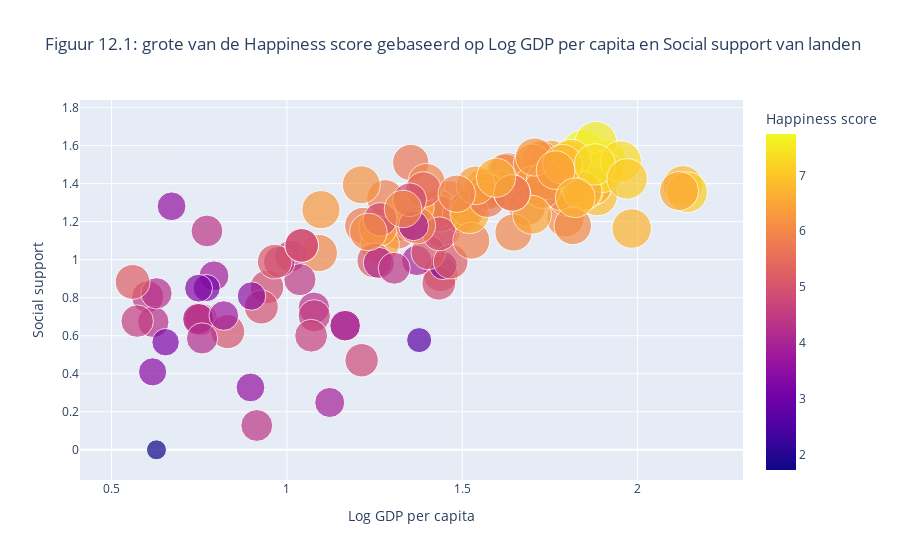
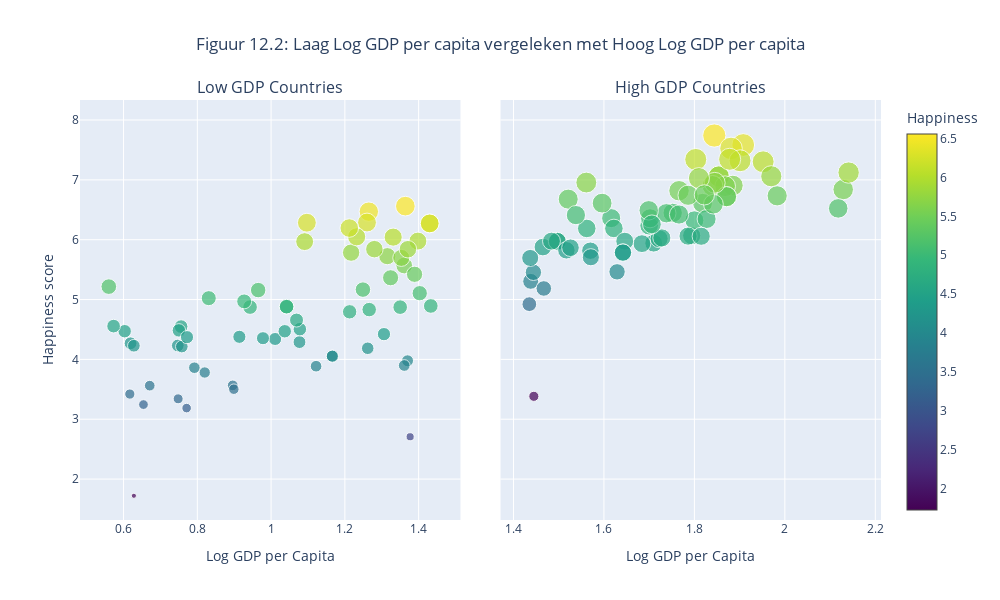

Notebook code cell kept with these figures, in order:
### Code cell
# Verwijder alle rijen waar één van deze kolommen NaN is
df_clean = df123.dropna(subset=['Log GDP per capita', 'Ladder score', 'Social support'])
# Venezuela heeft 0 GDP, dus die wordt ook gedropt. 
if 'Venezuela' in df_clean['country'].values:
    # Drop Venezuela van de DataFrame
    df_clean = df_clean[df_clean['country'] != 'Venezuela']
# Maak de bubble plot op de schone data
figbub = px.scatter(
    df_clean,
    x='Log GDP per capita',
    y='Social support',
    size='Ladder score',
    color='Ladder score',
    hover_name='country',
    size_max=30,
    height=750,
    title='Figuur 12.1: grote van de Happiness score gebaseerd op Log GDP per capita en Social support van landen',
    labels={
        'Log GDP per capita': 'Log GDP per capita',
        'Ladder score': 'Happiness score',
        'Social support': 'Social support'
    }
)
# Toon figuur bubbleplot
figbub.show()

# Defineeer GDP threshold (median or another logical cutoff)
gdp_threshold = df_clean['Log GDP per capita'].median()

# masks voor low en high GDP landen
low_gdp = df_clean[df_clean['Log GDP per capita'] < gdp_threshold]
high_gdp = df_clean[df_clean['Log GDP per capita'] >= gdp_threshold]

# subplot met 2 kolommen om naast elkaar te staan
lowhighfig = make_subplots(
    rows=1, cols=2,
    subplot_titles=("Low GDP Countries", "High GDP Countries"),
    shared_yaxes=True,
    horizontal_spacing=0.05
)

# Low GDP countries scatterplot
lowhighfig.add_trace(
    go.Scatter(
        x=low_gdp['Log GDP per capita'],
        y=low_gdp['Ladder score'],
        mode='markers',
        marker=dict(
            size=low_gdp['Ladder score'] * 3, # Multiplier voor bubble grote
            color=low_gdp['Ladder score'],
            colorscale='viridis',  
            colorbar=dict(title='Happiness'),
            opacity=0.7,
            showscale=True
        ),
        text=low_gdp['country'], 
        customdata=np.stack((low_gdp['Social support'],), axis=-1),
        hovertemplate='<b>%{text}</b><br>GDP: %{x:.2f}<br>Social Support: %{customdata[0]:.2f}<br>Happiness: %{y:.2f}<extra></extra>',
    ),
    row=1, col=1
)

# High GDP countries scatterplot
lowhighfig.add_trace(
    go.Scatter(
        x=high_gdp['Log GDP per capita'],
        y=high_gdp['Ladder score'],
        mode='markers',
        marker=dict(
            size=high_gdp['Ladder score'] * 3, # Multiplier voor bubble grote
            color=high_gdp['Ladder score'],
            colorscale='viridis',  
            showscale=False,
            opacity=0.7
        ),
        text=high_gdp['country'], 
        customdata=np.stack((high_gdp['Social support'],), axis=-1),
        hovertemplate='<b>%{text}</b><br>GDP: %{x:.2f}<br>Social Support: %{customdata[0]:.2f}<br>Happiness: %{y:.2f}<extra></extra>',
    ),
    row=1, col=2
)

# Update layout
lowhighfig.update_layout(
    title_text='Figuur 12.2: Laag Log GDP per capita vergeleken met Hoog Log GDP per capita',
    title_x=0.5,
    height=600,
    width=1000,
    showlegend=False,
    hoverlabel=dict(
        bgcolor="white",
        font_size=12,
        font_family="Arial"
    )
)

# Update x en y labels
lowhighfig.update_xaxes(title_text='Log GDP per Capita', row=1, col=1)
lowhighfig.update_xaxes(title_text='Log GDP per Capita', row=1, col=2)
lowhighfig.update_yaxes(title_text='Happiness score', row=1, col=1)

# Toon figuur bubblescatterplot
lowhighfig.show()

### Figure 1 — Plotly figure (JSON) as saved in the notebook; plotly's stock layout.template omitted (floating-point values rounded to 4 significant figures; data arrays with more than 128 entries replaced by an {"elided": "..."} marker saying what was removed)
{"data": [{"hovertemplate": "<b>%{hovertext}</b><br><br>Log GDP per capita=%{x}<br>Social support=%{y}<br>Happiness score=%{marker.color}<extra></extra>", "hovertext": {"elided": "133 str values"}, "legendgroup": "", "marker": {"color": {"elided": "133 float values"}, "coloraxis": "coloraxis", "size": {"elided": "133 float values"}, "sizemode": "area", "sizeref": 0.008601, "symbol": "circle"}, "mode": "markers", "name": "", "orientation": "v", "showlegend": false, "type": "scatter", "x": {"elided": "133 float values"}, "xaxis": "x", "y": {"elided": "133 float values"}, "yaxis": "y"}], "layout": {"autosize": true, "coloraxis": {"colorbar": {"title": {"text": "Happiness score"}}, "colorscale": [[0, "#0d0887"], [0.1111, "#46039f"], [0.2222, "#7201a8"], [0.3333, "#9c179e"], [0.4444, "#bd3786"], [0.5556, "#d8576b"], [0.6667, "#ed7953"], [0.7778, "#fb9f3a"], [0.8889, "#fdca26"], [1, "#f0f921"]]}, "legend": {"itemsizing": "constant", "tracegroupgap": 0}, "title": {"text": "Figuur 12.1: grote van de Happiness score gebaseerd op Log GDP per capita en Social support van landen"}, "xaxis": {"anchor": "y", "autorange": true, "domain": [0, 1], "range": [0.3803, 2.335], "title": {"text": "Log GDP per capita"}, "type": "linear"}, "yaxis": {"anchor": "x", "autorange": true, "domain": [0, 1], "range": [-0.1341, 1.792], "title": {"text": "Social support"}, "type": "linear"}}}

### Figure 2 — Plotly figure (JSON) as saved in the notebook; plotly's stock layout.template omitted (floating-point values rounded to 4 significant figures)
{"data": [{"customdata": [[0], [1.191], [0.876], [0.249], [0.128], [1.179], [1.269], [1.269], [0.685], [1.019], [0.856], [0.805], [0.328], [1.151], [0.996], [1.08], [0.915], [1.038], [0.684], [0.747], [1.169], [0.622], [1.035], [0.653], [0.653], [1.184], [0.996], [1.324], [0.983], [0.895], [1.277], [0.577], [0.851], [0.673], [0.823], [0.41], [0.688], [0.705], [1.511], [0.471], [0.883], [0.988], [1.212], [0.99], [1.263], [0.677], [1.075], [1.075], [0.6], [1.408], [1.18], [1.146], [0.751], [0.566], [1.369], [1.179], [0.706], [0.586], [0.955], [1.151], [1.315], [1.394], [1.267], [1.281], [0.809], [0.85]], "hovertemplate": "<b>%{text}</b><br>GDP: %{x:.2f}<br>Social Support: %{customdata[0]:.2f}<br>Happiness: %{y:.2f}<extra></extra>", "marker": {"color": [1.721, 5.364, 4.893, 3.886, 4.377, 5.784, 6.272, 6.272, 4.548, 4.341, 4.874, 4.471, 3.566, 5.725, 3.977, 6.469, 3.861, 5.106, 4.485, 4.289, 6.287, 5.023, 5.968, 4.054, 4.054, 5.568, 5.166, 5.842, 4.186, 4.47, 6.561, 2.707, 3.186, 4.269, 4.228, 3.421, 4.232, 4.505, 5.696, 4.795, 5.216, 4.354, 4.832, 5.158, 6.284, 4.556, 4.881, 4.881, 4.657, 5.977, 5.841, 6.048, 4.969, 3.245, 5.422, 3.898, 3.781, 4.214, 4.422, 4.372, 4.873, 6.195, 6.043, 3.561, 3.502, 3.341], "colorbar": {"title": {"text": "Happiness"}}, "colorscale": [[0, "#440154"], [0.1111, "#482878"], [0.2222, "#3e4989"], [0.3333, "#31688e"], [0.4444, "#26828e"], [0.5556, "#1f9e89"], [0.6667, "#35b779"], [0.7778, "#6ece58"], [0.8889, "#b5de2b"], [1, "#fde725"]], "opacity": 0.7, "showscale": true, "size": [5.163, 16.09, 14.68, 11.66, 13.13, 17.35, 18.82, 18.82, 13.64, 13.02, 14.62, 13.41, 10.7, 17.17, 11.93, 19.41, 11.58, 15.32, 13.46, 12.87, 18.86, 15.07, 17.9, 12.16, 12.16, 16.7, 15.5, 17.53, 12.56, 13.41, 19.68, 8.121, 9.558, 12.81, 12.68, 10.26, 12.7, 13.52, 17.09, 14.38, 15.65, 13.06, 14.5, 15.47, 18.85, 13.67, 14.64, 14.64, 13.97, 17.93, 17.52, 18.14, 14.91, 9.735, 16.27, 11.69, 11.34, 12.64, 13.27, 13.12, 14.62, 18.59, 18.13, 10.68, 10.51, 10.02]}, "mode": "markers", "text": ["Afghanistan", "Algeria", "Azerbaijan", "Bangladesh", "Benin", "Bolivia", "Brazil", "Brazil", "Burkina Faso", "Cambodia", "Cameroon", "Chad", "Comoros", "Ecuador", "Egypt", "El Salvador", "Ethiopia", "Gabon", "Gambia", "Ghana", "Guatemala", "Guinea", "Honduras", "India", "India", "Indonesia", "Iraq", "Jamaica", "Jordan", "Kenya", "Kosovo", "Lebanon", "Lesotho", "Liberia", "Madagascar", "Malawi", "Mali", "Mauritania", "Mongolia", "Morocco", "Mozambique", "Myanmar", "Namibia", "Nepal", "Nicaragua", "Niger", "Nigeria", "Nigeria", "Pakistan", "Paraguay", "Peru", "Philippines", "Senegal", "Sierra Leone", "South Africa", "Sri Lanka", "Tanzania", "Togo", "Tunisia", "Uganda", "Ukraine", "Uzbekistan", "Vietnam", "Yemen", "Zambia", "Zimbabwe"], "type": "scatter", "x": [0.628, 1.324, 1.433, 1.122, 0.914, 1.217, 1.43, 1.43, 0.756, 1.011, 0.943, 0.603, 0.896, 1.315, 1.37, 1.265, 0.792, 1.403, 0.75, 1.077, 1.26, 0.831, 1.091, 1.166, 1.166, 1.361, 1.249, 1.28, 1.262, 1.037, 1.364, 1.377, 0.771, 0.619, 0.628, 0.617, 0.747, 1.078, 1.353, 1.213, 0.56, 0.978, 1.266, 0.965, 1.097, 0.573, 1.042, 1.042, 1.069, 1.398, 1.371, 1.232, 0.927, 0.654, 1.389, 1.361, 0.82, 0.758, 1.306, 0.772, 1.35, 1.212, 1.331, 0.671, 0.899, 0.748], "xaxis": "x", "y": [1.721, 5.364, 4.893, 3.886, 4.377, 5.784, 6.272, 6.272, 4.548, 4.341, 4.874, 4.471, 3.566, 5.725, 3.977, 6.469, 3.861, 5.106, 4.485, 4.289, 6.287, 5.023, 5.968, 4.054, 4.054, 5.568, 5.166, 5.842, 4.186, 4.47, 6.561, 2.707, 3.186, 4.269, 4.228, 3.421, 4.232, 4.505, 5.696, 4.795, 5.216, 4.354, 4.832, 5.158, 6.284, 4.556, 4.881, 4.881, 4.657, 5.977, 5.841, 6.048, 4.969, 3.245, 5.422, 3.898, 3.781, 4.214, 4.422, 4.372, 4.873, 6.195, 6.043, 3.561, 3.502, 3.341], "yaxis": "y"}, {"customdata": [[0.924], [1.381], [1.154], [1.461], [1.461], [1.336], [1.44], [1.318], [0.969], [1.469], [1.459], [1.369], [1.239], [1.239], [1.241], [1.373], [1.445], [1.217], [1.52], [1.272], [1.527], [1.572], [1.348], [0.99], [1.39], [1.39], [1.276], [1.528], [1.617], [1.136], [1.39], [1.513], [1.328], [1.354], [1.457], [1.364], [1.508], [1.1], [1.454], [1.355], [1.143], [1.444], [1.358], [1.241], [1.318], [1.462], [1.527], [1.517], [1.392], [1.417], [1.368], [1.236], [1.351], [1.351], [1.361], [1.391], [1.361], [1.54], [1.502], [1.178], [1.471], [1.501], [1.425], [1.347], [1.164], [1.326], [1.431]], "hovertemplate": "<b>%{text}</b><br>GDP: %{x:.2f}<br>Social Support: %{customdata[0]:.2f}<br>Happiness: %{y:.2f}<extra></extra>", "marker": {"color": [5.304, 6.188, 5.455, 7.057, 7.057, 6.905, 6.894, 5.877, 3.383, 5.463, 6.9, 6.36, 5.973, 5.973, 5.695, 6.955, 5.942, 6.068, 7.583, 5.823, 6.448, 7.741, 6.609, 5.185, 6.719, 6.719, 5.934, 6.017, 7.525, 4.923, 6.838, 7.341, 6.324, 6.06, 6.188, 6.951, 6.234, 5.866, 6.818, 7.122, 5.975, 6.346, 5.816, 6.678, 5.707, 7.319, 7.029, 7.302, 6.358, 6.442, 6.03, 6.491, 5.785, 5.785, 6.594, 6.411, 6.523, 6.257, 6.743, 6.058, 6.421, 7.344, 7.06, 5.976, 6.733, 6.749, 6.611], "colorscale": [[0, "#440154"], [0.1111, "#482878"], [0.2222, "#3e4989"], [0.3333, "#31688e"], [0.4444, "#26828e"], [0.5556, "#1f9e89"], [0.6667, "#35b779"], [0.7778, "#6ece58"], [0.8889, "#b5de2b"], [1, "#fde725"]], "opacity": 0.7, "showscale": false, "size": [15.91, 18.56, 16.37, 21.17, 21.17, 20.71, 20.68, 17.63, 10.15, 16.39, 20.7, 19.08, 17.92, 17.92, 17.09, 20.87, 17.83, 18.2, 22.75, 17.47, 19.34, 23.22, 19.83, 15.55, 20.16, 20.16, 17.8, 18.05, 22.58, 14.77, 20.51, 22.02, 18.97, 18.18, 18.56, 20.85, 18.7, 17.6, 20.45, 21.37, 17.92, 19.04, 17.45, 20.03, 17.12, 21.96, 21.09, 21.91, 19.07, 19.33, 18.09, 19.47, 17.36, 17.36, 19.78, 19.23, 19.57, 18.77, 20.23, 18.17, 19.26, 22.03, 21.18, 17.93, 20.2, 20.25, 19.83]}, "mode": "markers", "text": ["Albania", "Argentina", "Armenia", "Australia", "Australia", "Austria", "Belgium", "Bosnia and Herzegovina", "Botswana", "Bulgaria", "Canada", "Chile", "China", "China", "Colombia", "Costa Rica", "Croatia", "Cyprus", "Denmark", "Dominican Republic", "Estonia", "Finland", "France", "Georgia", "Germany", "Germany", "Greece", "Hungary", "Iceland", "Iran", "Ireland", "Israel", "Italy", "Japan", "Kazakhstan", "Kuwait", "Latvia", "Libya", "Lithuania", "Luxembourg", "Malaysia", "Malta", "Mauritius", "Mexico", "Montenegro", "Netherlands", "New Zealand", "Norway", "Panama", "Poland", "Portugal", "Romania", "Russia", "Russia", "Saudi Arabia", "Serbia", "Singapore", "Slovakia", "Slovenia", "South Korea", "Spain", "Sweden", "Switzerland", "Thailand", "United Arab Emirates", "United Kingdom", "Uruguay"], "type": "scatter", "x": [1.438, 1.562, 1.444, 1.854, 1.854, 1.885, 1.868, 1.465, 1.445, 1.629, 1.84, 1.616, 1.497, 1.497, 1.437, 1.561, 1.71, 1.794, 1.908, 1.517, 1.752, 1.844, 1.818, 1.467, 1.871, 1.871, 1.684, 1.722, 1.881, 1.435, 2.129, 1.803, 1.8, 1.786, 1.622, 1.845, 1.7, 1.526, 1.766, 2.141, 1.646, 1.827, 1.57, 1.521, 1.571, 1.901, 1.81, 1.952, 1.702, 1.738, 1.728, 1.699, 1.642, 1.642, 1.842, 1.538, 2.118, 1.706, 1.786, 1.815, 1.766, 1.878, 1.97, 1.484, 1.983, 1.822, 1.596], "xaxis": "x2", "y": [5.304, 6.188, 5.455, 7.057, 7.057, 6.905, 6.894, 5.877, 3.383, 5.463, 6.9, 6.36, 5.973, 5.973, 5.695, 6.955, 5.942, 6.068, 7.583, 5.823, 6.448, 7.741, 6.609, 5.185, 6.719, 6.719, 5.934, 6.017, 7.525, 4.923, 6.838, 7.341, 6.324, 6.06, 6.188, 6.951, 6.234, 5.866, 6.818, 7.122, 5.975, 6.346, 5.816, 6.678, 5.707, 7.319, 7.029, 7.302, 6.358, 6.442, 6.03, 6.491, 5.785, 5.785, 6.594, 6.411, 6.523, 6.257, 6.743, 6.058, 6.421, 7.344, 7.06, 5.976, 6.733, 6.749, 6.611], "yaxis": "y2"}], "layout": {"annotations": [{"font": {"size": 16}, "showarrow": false, "text": "Low GDP Countries", "x": 0.2375, "xanchor": "center", "xref": "paper", "y": 1, "yanchor": "bottom", "yref": "paper"}, {"font": {"size": 16}, "showarrow": false, "text": "High GDP Countries", "x": 0.7625, "xanchor": "center", "xref": "paper", "y": 1, "yanchor": "bottom", "yref": "paper"}], "height": 600, "hoverlabel": {"bgcolor": "white", "font": {"family": "Arial", "size": 12}}, "showlegend": false, "title": {"text": "Figuur 12.2: Laag Log GDP per capita vergeleken met Hoog Log GDP per capita", "x": 0.5}, "width": 1000, "xaxis": {"anchor": "y", "autorange": true, "domain": [0, 0.475], "range": [0.4818, 1.514], "title": {"text": "Log GDP per Capita"}, "type": "linear"}, "xaxis2": {"anchor": "y2", "autorange": true, "domain": [0.525, 1], "range": [1.371, 2.213], "title": {"text": "Log GDP per Capita"}, "type": "linear"}, "yaxis": {"anchor": "x", "autorange": true, "domain": [0, 1], "range": [1.316, 8.334], "title": {"text": "Happiness score"}, "type": "linear"}, "yaxis2": {"anchor": "x2", "autorange": true, "domain": [0, 1], "matches": "y", "range": [1.316, 8.334], "showticklabels": false, "type": "linear"}}}
